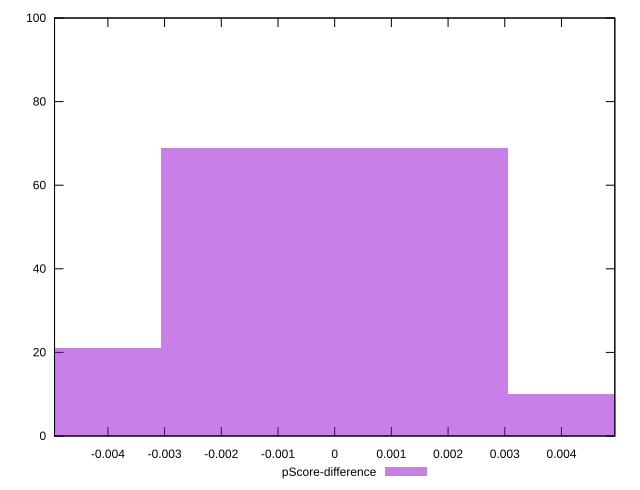

The script that saved this image:
reset

$pScoreDifference <<EOF
0 69
0.006127315761877486 10
-0.006127315761877486 21
EOF

set key outside below
set boxwidth 0.006127315761877486
set xrange [-0.004941176470588227:0.004941176470588227]
set yrange [0:100]
set trange [0:100]
set style fill transparent solid 0.5 noborder
set terminal svg size 640, 490 enhanced background rgb 'white'
set output "report_00014_2021-02-09T15:56:05.503Z/uses-rel-preload/samples/pages+cached+noadtech/pScore-difference/histogram.svg"

plot $pScoreDifference title "pScore-difference" with boxes

reset
